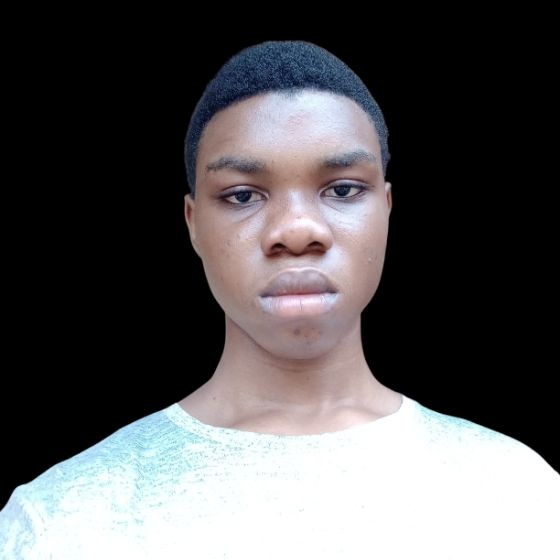
#> input picture public profile official.jpg, 560 x 560 px
$ python test.py
#> lines starting #> are read from the running program, lines starting #| are printed output that depends on the picture; after the words box and inside, x2 and y2 are one past the last pixel; in counts of white or black regions, pixels touching at a corner belong together
import sys
import os
import cv2
import easygui
import numpy as np
import imageio


# Reading the image
ImagePath = easygui.fileopenbox()
#> the answer given: public profile official.jpg
img = cv2.imread(ImagePath)
#> img is the input picture: shape (560, 560, 3); mean B, G, R 88.6, 87, 88.5
if img is None:
    print(" Can not find any image . Choose appropriate file ")
    sys.exit()


img = cv2.cvtColor(img, cv2.COLOR_BGR2RGB)
img_grey = cv2.cvtColor(img, cv2.COLOR_BGR2GRAY)
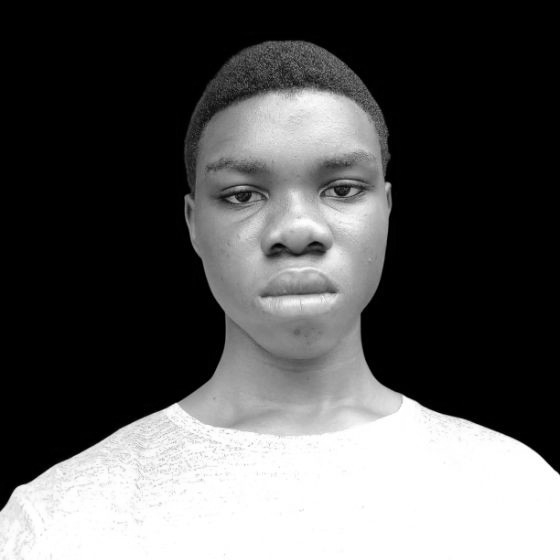
#> img_grey: shape (560, 560); min 0, max 255, mean 87.7

img_blur = cv2.medianBlur(img_grey, 5)

edges = cv2.adaptiveThreshold(
    img_blur, 255, cv2.ADAPTIVE_THRESH_MEAN_C, cv2 . THRESH_BINARY, 9,9)
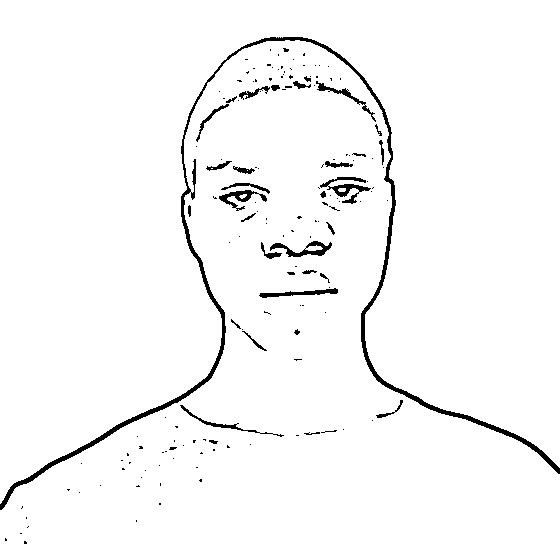
#> edges: shape (560, 560); 97.2% white; 156 black regions (122 under 20 px), largest, box (x1, y1, x2, y2) and area: (0, 37, 560, 510) 4956, (320, 177, 371, 204) 444, (270, 241, 332, 257) 377


img_bb = cv2.bilateralFilter(img_blur, 9,250,250)

# [5 lines of commented-out code are left out]

cartoon = cv2.bitwise_and(img_bb,img_bb, mask=edges)
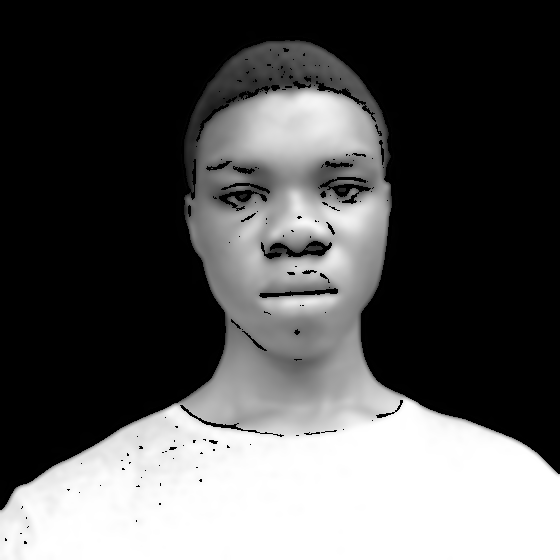
#> cartoon: shape (560, 560); min 0, max 255, mean 85.9
cv2.imshow('image', cartoon)
cv2.waitKey(0)
cv2.destroyAllWindows()
